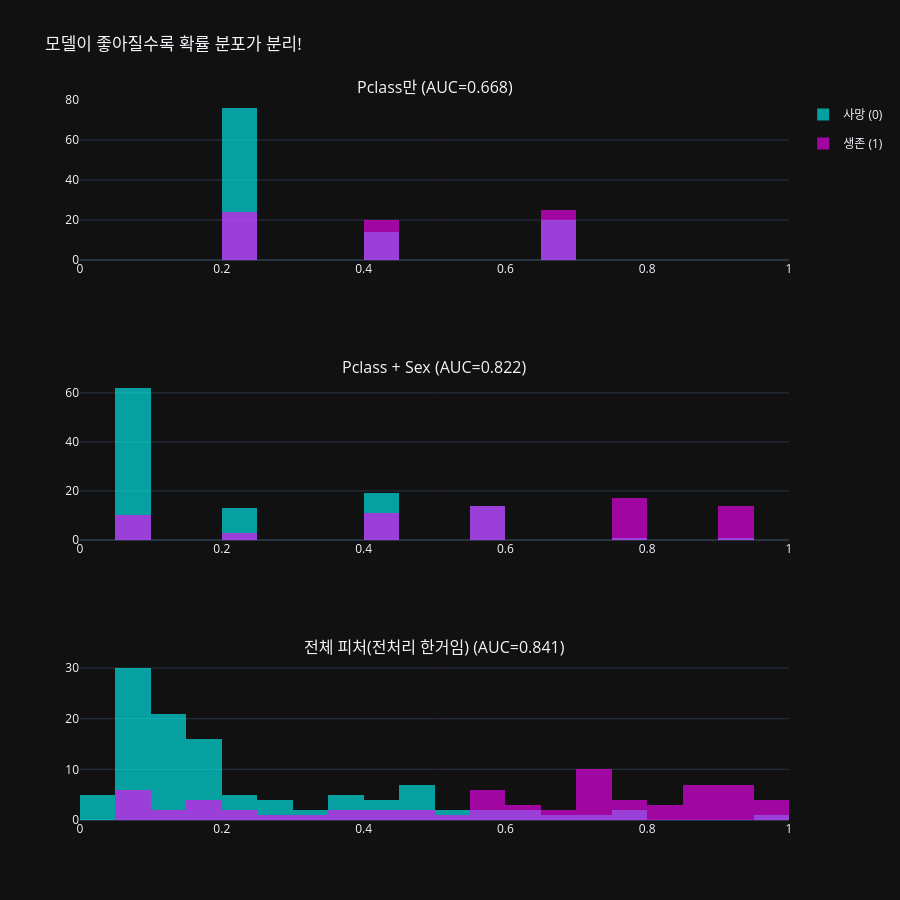

Here is the notebook cell this chart was saved with:
### Markdown cell above
### 모델 성능에 따른 확률 분포 비교

좋은 모델일수록 **두 분포가 확실하게 분리**됨.

피처를 점점 늘려가며 모델 성능을 높여보고, 확률 분포가 어떻게 변하는지 관찰해보기

| 모델 | 사용 피처 | 예상 |
|------|----------|------|
| ① 약한 모델 | Pclass만 | 분포가 거의 겹침 |
| ② 중간 모델 | Pclass + Sex | 어느 정도 분리 |
| ③ 현재 모델 | 전체 피처 | 확실하게 분리 |

### Code cell
from plotly.subplots import make_subplots
from sklearn.metrics import roc_auc_score

from sklearn.compose import ColumnTransformer
from sklearn.pipeline import Pipeline
from sklearn.impute import SimpleImputer
from sklearn.preprocessing import OneHotEncoder, StandardScaler
from sklearn.linear_model import LogisticRegression

all_numeric = {"Pclass", "Age", "SibSp", "Parch", "Fare"}
all_categorical = {"Sex", "Embarked", "Cabin1"}

def make_lr_pipeline(selected_features):
    selected_features = list(selected_features)
    num_feats = [f for f in selected_features if f in all_numeric]
    cat_feats = [f for f in selected_features if f in all_categorical]

    numeric_transformer = Pipeline(steps=[
        ("imputer", SimpleImputer(strategy="median")),
        ("scaler", StandardScaler()),
    ])

    categorical_transformer = Pipeline(steps=[
        ("imputer", SimpleImputer(strategy="most_frequent")),
        ("onehot", OneHotEncoder(handle_unknown="ignore")),
    ])

    preprocessor = ColumnTransformer(
        transformers=[
            ("num", numeric_transformer, num_feats),
            ("cat", categorical_transformer, cat_feats),
        ],
        remainder="drop",
    )

    return Pipeline(steps=[
        ("preprocess", preprocessor),
        ("model", LogisticRegression(max_iter=5000, random_state=42)),
    ])


configs = [
    ("Pclass만", ["Pclass"]),
    ("Pclass + Sex", ["Pclass", "Sex"]),
    ("전체 피처(전처리 한거임)", X_train.columns.tolist()),
]

titles, probas = [], []
for name, feats in configs:
    m = make_lr_pipeline(feats)
    m.fit(X_train, y_train)
    p = m.predict_proba(X_test)[:, 1]
    auc = roc_auc_score(y_test, p)
    titles.append(f"{name} (AUC={auc:.3f})")
    probas.append(p)

fig = make_subplots(rows=3, cols=1, subplot_titles=titles)

for i, p in enumerate(probas, 1):
    fig.add_trace(go.Histogram(
        x=p[y_test == 0], name="사망 (0)",
        opacity=0.6, marker_color="cyan",
        xbins=dict(start=0, end=1, size=0.05),
        legendgroup="died", showlegend=(i == 1)
    ), row=i, col=1)

    fig.add_trace(go.Histogram(
        x=p[y_test == 1], name="생존 (1)",
        opacity=0.6, marker_color="magenta",
        xbins=dict(start=0, end=1, size=0.05),
        legendgroup="survived", showlegend=(i == 1)
    ), row=i, col=1)

fig.update_layout(
    height=900,
    barmode="overlay", template="plotly_dark",
    title="모델이 좋아질수록 확률 분포가 분리!",
)

for i in range(1, 4):
    fig.update_xaxes(range=[0, 1], row=i, col=1)

fig.show()

### Figure 1 — Plotly figure (JSON) as saved in the notebook; plotly's stock layout.template omitted (floating-point values rounded to 4 significant figures)
{"data": [{"legendgroup": "died", "marker": {"color": "cyan"}, "name": "사망 (0)", "opacity": 0.6, "showlegend": true, "type": "histogram", "x": [0.2454, 0.2454, 0.2454, 0.6511, 0.6511, 0.4379, 0.2454, 0.2454, 0.4379, 0.6511, 0.2454, 0.2454, 0.2454, 0.2454, 0.2454, 0.2454, 0.2454, 0.2454, 0.2454, 0.2454, 0.2454, 0.2454, 0.2454, 0.6511, 0.6511, 0.4379, 0.2454, 0.2454, 0.2454, 0.2454, 0.2454, 0.2454, 0.2454, 0.2454, 0.2454, 0.4379, 0.2454, 0.2454, 0.6511, 0.4379, 0.2454, 0.2454, 0.4379, 0.2454, 0.2454, 0.2454, 0.2454, 0.2454, 0.2454, 0.2454, 0.2454, 0.2454, 0.2454, 0.6511, 0.4379, 0.6511, 0.6511, 0.2454, 0.6511, 0.2454, 0.2454, 0.6511, 0.2454, 0.4379, 0.2454, 0.2454, 0.6511, 0.2454, 0.2454, 0.6511, 0.2454, 0.2454, 0.2454, 0.2454, 0.6511, 0.2454, 0.2454, 0.2454, 0.2454, 0.2454, 0.6511, 0.2454, 0.2454, 0.2454, 0.2454, 0.2454, 0.2454, 0.2454, 0.6511, 0.2454, 0.6511, 0.2454, 0.2454, 0.4379, 0.2454, 0.6511, 0.4379, 0.2454, 0.4379, 0.2454, 0.2454, 0.6511, 0.4379, 0.2454, 0.2454, 0.6511, 0.2454, 0.2454, 0.4379, 0.4379], "xaxis": "x", "xbins": {"end": 1, "size": 0.05, "start": 0}, "yaxis": "y"}, {"legendgroup": "survived", "marker": {"color": "magenta"}, "name": "생존 (1)", "opacity": 0.6, "showlegend": true, "type": "histogram", "x": [0.2454, 0.2454, 0.2454, 0.4379, 0.2454, 0.4379, 0.4379, 0.2454, 0.6511, 0.6511, 0.2454, 0.6511, 0.2454, 0.2454, 0.2454, 0.2454, 0.4379, 0.4379, 0.4379, 0.2454, 0.4379, 0.6511, 0.4379, 0.6511, 0.6511, 0.2454, 0.6511, 0.4379, 0.6511, 0.6511, 0.6511, 0.6511, 0.2454, 0.6511, 0.6511, 0.4379, 0.4379, 0.4379, 0.2454, 0.6511, 0.2454, 0.4379, 0.6511, 0.2454, 0.6511, 0.4379, 0.6511, 0.2454, 0.4379, 0.6511, 0.2454, 0.2454, 0.6511, 0.6511, 0.4379, 0.4379, 0.2454, 0.6511, 0.2454, 0.2454, 0.6511, 0.6511, 0.6511, 0.2454, 0.6511, 0.4379, 0.2454, 0.4379, 0.4379], "xaxis": "x", "xbins": {"end": 1, "size": 0.05, "start": 0}, "yaxis": "y"}, {"legendgroup": "died", "marker": {"color": "cyan"}, "name": "사망 (0)", "opacity": 0.6, "showlegend": false, "type": "histogram", "x": [0.09754, 0.09754, 0.09754, 0.426, 0.426, 0.2207, 0.09754, 0.09754, 0.2207, 0.426, 0.09754, 0.5938, 0.09754, 0.09754, 0.09754, 0.09754, 0.09754, 0.09754, 0.09754, 0.09754, 0.09754, 0.5938, 0.09754, 0.426, 0.9094, 0.2207, 0.09754, 0.09754, 0.5938, 0.5938, 0.5938, 0.09754, 0.09754, 0.5938, 0.09754, 0.2207, 0.5938, 0.09754, 0.426, 0.2207, 0.09754, 0.5938, 0.2207, 0.09754, 0.09754, 0.09754, 0.5938, 0.5938, 0.09754, 0.09754, 0.09754, 0.09754, 0.5938, 0.426, 0.2207, 0.426, 0.426, 0.09754, 0.426, 0.09754, 0.09754, 0.426, 0.09754, 0.2207, 0.09754, 0.09754, 0.426, 0.09754, 0.09754, 0.426, 0.09754, 0.09754, 0.09754, 0.09754, 0.426, 0.09754, 0.09754, 0.5938, 0.09754, 0.09754, 0.426, 0.5938, 0.09754, 0.09754, 0.09754, 0.09754, 0.09754, 0.09754, 0.426, 0.09754, 0.426, 0.09754, 0.09754, 0.2207, 0.09754, 0.426, 0.2207, 0.09754, 0.2207, 0.5938, 0.09754, 0.426, 0.793, 0.09754, 0.09754, 0.426, 0.09754, 0.09754, 0.2207, 0.2207], "xaxis": "x2", "xbins": {"end": 1, "size": 0.05, "start": 0}, "yaxis": "y2"}, {"legendgroup": "survived", "marker": {"color": "magenta"}, "name": "생존 (1)", "opacity": 0.6, "showlegend": false, "type": "histogram", "x": [0.09754, 0.5938, 0.5938, 0.793, 0.5938, 0.793, 0.793, 0.5938, 0.9094, 0.426, 0.09754, 0.9094, 0.09754, 0.09754, 0.09754, 0.09754, 0.793, 0.793, 0.793, 0.5938, 0.793, 0.9094, 0.2207, 0.426, 0.426, 0.5938, 0.426, 0.793, 0.426, 0.9094, 0.9094, 0.9094, 0.5938, 0.9094, 0.426, 0.2207, 0.793, 0.793, 0.09754, 0.9094, 0.5938, 0.793, 0.426, 0.09754, 0.9094, 0.793, 0.426, 0.5938, 0.2207, 0.9094, 0.5938, 0.09754, 0.426, 0.426, 0.793, 0.793, 0.09754, 0.9094, 0.5938, 0.5938, 0.9094, 0.426, 0.9094, 0.5938, 0.9094, 0.793, 0.5938, 0.793, 0.793], "xaxis": "x2", "xbins": {"end": 1, "size": 0.05, "start": 0}, "yaxis": "y2"}, {"legendgroup": "died", "marker": {"color": "cyan"}, "name": "사망 (0)", "opacity": 0.6, "showlegend": false, "type": "histogram", "x": [0.06689, 0.04675, 0.03451, 0.2944, 0.3258, 0.1268, 0.156, 0.08831, 0.1914, 0.4489, 0.1751, 0.3745, 0.0882, 0.132, 0.0882, 0.08355, 0.08659, 0.4143, 0.1312, 0.07222, 0.2981, 0.3612, 0.156, 0.1093, 0.9662, 0.09483, 0.1151, 0.08848, 0.4006, 0.576, 0.7218, 0.09647, 0.0708, 0.621, 0.1367, 0.1048, 0.5569, 0.07516, 0.3518, 0.2128, 0.1292, 0.6858, 0.1591, 0.04892, 0.06962, 0.07896, 0.1439, 0.5441, 0.06788, 0.1227, 0.1434, 0.09641, 0.7773, 0.4973, 0.08211, 0.5414, 0.4533, 0.08817, 0.273, 0.156, 0.06962, 0.1778, 0.09644, 0.2693, 0.08817, 0.1234, 0.3696, 0.156, 0.01182, 0.4903, 0.156, 0.1533, 0.1371, 0.08342, 0.1259, 0.08977, 0.04983, 0.4817, 0.1277, 0.08852, 0.4041, 0.4853, 0.1018, 0.09816, 0.08975, 0.1557, 0.1196, 0.156, 0.3735, 0.1531, 0.3236, 0.1421, 0.08817, 0.1716, 0.2336, 0.2236, 0.1936, 0.08076, 0.2177, 0.6192, 0.08205, 0.4865, 0.7915, 0.05378, 0.1292, 0.4547, 0.2116, 0.1191, 0.1866, 0.1304], "xaxis": "x3", "xbins": {"end": 1, "size": 0.05, "start": 0}, "yaxis": "y3"}, {"legendgroup": "survived", "marker": {"color": "magenta"}, "name": "생존 (1)", "opacity": 0.6, "showlegend": false, "type": "histogram", "x": [0.161, 0.6714, 0.4439, 0.7027, 0.5903, 0.7189, 0.7293, 0.434, 0.9582, 0.236, 0.1272, 0.9453, 0.09682, 0.1311, 0.1537, 0.1534, 0.8018, 0.8326, 0.7149, 0.7784, 0.8512, 0.9159, 0.1846, 0.7326, 0.645, 0.646, 0.3032, 0.6417, 0.3763, 0.9117, 0.8587, 0.9552, 0.5169, 0.9768, 0.4536, 0.05651, 0.7694, 0.5747, 0.09822, 0.9037, 0.7219, 0.8746, 0.4846, 0.09303, 0.7331, 0.5846, 0.3668, 0.6714, 0.2763, 0.9421, 0.7219, 0.08821, 0.5659, 0.2222, 0.8848, 0.8268, 0.09286, 0.9071, 0.7424, 0.853, 0.7806, 0.561, 0.9127, 0.7219, 0.8617, 0.8687, 0.5609, 0.7755, 0.956], "xaxis": "x3", "xbins": {"end": 1, "size": 0.05, "start": 0}, "yaxis": "y3"}], "layout": {"annotations": [{"font": {"size": 16}, "showarrow": false, "text": "Pclass만 (AUC=0.668)", "x": 0.5, "xanchor": "center", "xref": "paper", "y": 1, "yanchor": "bottom", "yref": "paper"}, {"font": {"size": 16}, "showarrow": false, "text": "Pclass + Sex (AUC=0.822)", "x": 0.5, "xanchor": "center", "xref": "paper", "y": 0.6111, "yanchor": "bottom", "yref": "paper"}, {"font": {"size": 16}, "showarrow": false, "text": "전체 피처(전처리 한거임) (AUC=0.841)", "x": 0.5, "xanchor": "center", "xref": "paper", "y": 0.2222, "yanchor": "bottom", "yref": "paper"}], "barmode": "overlay", "height": 900, "title": {"text": "모델이 좋아질수록 확률 분포가 분리!"}, "xaxis": {"anchor": "y", "domain": [0, 1], "range": [0, 1]}, "xaxis2": {"anchor": "y2", "domain": [0, 1], "range": [0, 1]}, "xaxis3": {"anchor": "y3", "domain": [0, 1], "range": [0, 1]}, "yaxis": {"anchor": "x", "domain": [0.7778, 1]}, "yaxis2": {"anchor": "x2", "domain": [0.3889, 0.6111]}, "yaxis3": {"anchor": "x3", "domain": [0, 0.2222]}}}
